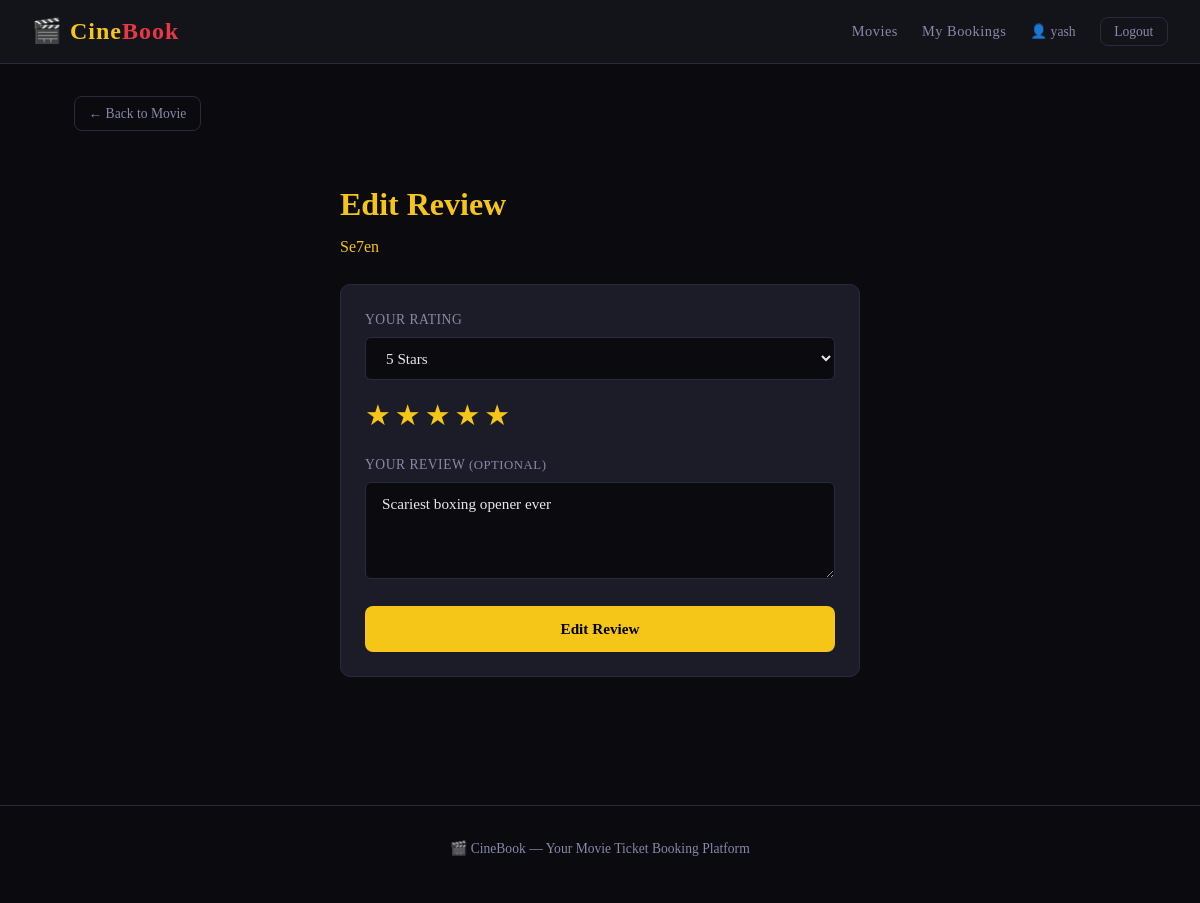
The app's page /review/1/edit/ (signed in) with its own data.
### tickets/models.py (models this page shows, shortened)
class Movie(models.Model):
    GENRE_CHOICES = [
        ('Action', 'Action'),
        ('Comedy', 'Comedy'),
        ('Drama', 'Drama'),
        ('Horror', 'Horror'),
        ('Romance', 'Romance'),
        ('Sci-Fi', 'Sci-Fi'),
        ('Thriller', 'Thriller'),
        ('Animation', 'Animation'),
        ('Documentary', 'Documentary'),
        ('Other', 'Other'),
    ]
    title        = models.CharField(max_length=200)
    description  = models.TextField()
    duration     = models.PositiveIntegerField(help_text="Duration in minutes")
    genre        = models.CharField(max_length=50, choices=GENRE_CHOICES)
    release_date = models.DateField()
    poster = models.ImageField(
        upload_to='posters/',   # subfolder inside MEDIA_ROOT
        blank=True,             # poster is optional
        null=True,
        help_text="Upload a movie poster image (JPG, PNG, etc.)"
    )

class Review(models.Model):
    RATING_CHOICES = [(i, f"{i} Star{'s' if i > 1 else ''}") for i in range(1, 6)]
    user    = models.ForeignKey(User, on_delete=models.CASCADE)
    movie   = models.ForeignKey(Movie, on_delete=models.CASCADE)
    rating  = models.IntegerField(
        choices=RATING_CHOICES,
        validators=[MinValueValidator(1), MaxValueValidator(5)]
    )
    comment = models.TextField(blank=True)
    created_at = models.DateTimeField(auto_now_add=True)
    updated_at = models.DateTimeField(auto_now=True)
    class Meta:
        unique_together = ('user', 'movie')

### tickets/views.py (the view)
# urls.py: path('review/<int:review_id>/edit/', views.edit_review, name='edit_review'),
@login_required
def edit_review(request, review_id):
    review = get_object_or_404(Review, id=review_id, user=request.user)
    if request.method == 'POST':
        form = ReviewForm(request.POST, instance=review)
        if form.is_valid():
            form.save()
            messages.success(request, "Your review has been updated!")
            return redirect('movie_detail', movie_id=review.movie.id)
    else:
        form = ReviewForm(instance=review)
    return render(request, 'tickets/review_form.html', {
        'form': form,
        'movie': review.movie,
        'action': 'Edit',
    })

### tickets/forms.py
class ReviewForm(forms.ModelForm):
    class Meta:
        model = Review
        fields = ['rating', 'comment']
        widgets = {
            'rating': forms.Select(attrs={'class': 'form-input'}),
            'comment': forms.Textarea(attrs={
                'class': 'form-input',
                'rows': 4,
                'placeholder': 'Share your thoughts about this movie...'
            })
        }
        labels = {
            'rating': 'Your Rating',
            'comment': 'Your Review'
        }

### tickets/templates/tickets/review_form.html (shortened to what this page needs)
{% extends 'base.html' %}
{% block content %}
<a href="{% url 'movie_detail' movie.id %}" class="btn btn-outline btn-sm mb-2">← Back to Movie</a>
<div style="max-width: 520px; margin: 2rem auto;">
  <h1 style="margin-bottom: 0.25rem;">{{ action }} Review</h1>
  <p style="color: var(--gold); margin-bottom: 1.5rem;">{{ movie.title }}</p>
  <div class="card">
    <form method="post">
      <div class="form-group">
        <label for="{{ form.rating.id_for_label }}">Your Rating</label>
        {{ form.rating }}
      </div>
      <div id="star-preview" style="font-size: 1.8rem; margin: -0.5rem 0 1rem; color: var(--border); letter-spacing: 4px;">
      </div>
      <div class="form-group">
        <label for="{{ form.comment.id_for_label }}">Your Review <span style="color: var(--muted); font-size: 0.8rem;">(optional)</span></label>
        {{ form.comment }}
      </div>
      <button type="submit" class="btn btn-gold" style="width: 100%; padding: 0.85rem;">
        {{ action }} Review
      </button>
    </form>
  </div>
</div>
{% endblock %}

### templates/base.html (shortened to what this page needs)
<!DOCTYPE html>
<html lang="en">
<head>
</head>
<body>
<nav>
  <a href="{% url 'home' %}" class="nav-brand">🎬 Cine<span>Book</span></a>
  <div class="nav-links">
    <a href="{% url 'home' %}">Movies</a>
    {% if user.is_authenticated %}
      <a href="{% url 'my_bookings' %}">My Bookings</a>
      <span style="color:var(--muted); font-size:0.85rem;">👤 {{ user.username }}</span>
      <form method="post" action="{% url 'logout' %}" style="display:inline;">
        <button type="submit" class="btn btn-outline btn-sm">Logout</button>
      </form>
    {% else %}
      <a href="{% url 'login' %}">Login</a>
      <a href="{% url 'signup' %}" class="btn-nav">Sign Up</a>
    {% endif %}
  </div>
</nav>
<div class="container">
  {% block content %}{% endblock %}
</div>
<footer>
  <p>🎬 CineBook — Your Movie Ticket Booking Platform</p>
</footer>
</body>
</html>

### templates/base.html (style rules this page uses)
*, *::before, *::after { box-sizing: border-box; margin: 0; padding: 0; }
:root { --bg: #0a0a0f; --surface: #13131a; --card: #1c1c28; --border: #2a2a3d; --gold: #f5c518; --gold-dim: #c9a114; --red: #e63946; --green: #2dc653; --text: #e8e8f0; --muted: #8888aa; --radius: 10px; --font: 'Georgia', serif; --mono: 'Courier New', monospace; }
body { background: var(--bg); color: var(--text); font-family: var(--font); min-height: 100vh; line-height: 1.6; }
nav { background: var(--surface); border-bottom: 1px solid var(--border); padding: 0 2rem; display: flex; align-items: center; justify-content: space-between; height: 64px; position: sticky; top: 0; z-index: 100; }
.nav-brand { font-size: 1.5rem; font-weight: bold; color: var(--gold); text-decoration: none; letter-spacing: 1px; }
.nav-brand span { color: var(--red); }
.nav-links { display: flex; align-items: center; gap: 1.5rem; }
.nav-links a { color: var(--muted); text-decoration: none; font-size: 0.9rem; letter-spacing: 0.5px; transition: color 0.2s; }
.container { max-width: 1100px; margin: 0 auto; padding: 2rem 1.5rem; }
h1 { font-size: 2rem; color: var(--gold); margin-bottom: 0.5rem; }
p { color: var(--muted); margin-bottom: 0.75rem; }
.card { background: var(--card); border: 1px solid var(--border); border-radius: var(--radius); padding: 1.5rem; }
.btn { display: inline-block; padding: 0.6rem 1.4rem; border-radius: 8px; border: none; cursor: pointer; font-family: var(--font); font-size: 0.95rem; text-decoration: none; transition: opacity 0.2s, transform 0.1s; }
.btn-gold { background: var(--gold); color: #000; font-weight: bold; }
.btn-outline { background: transparent; color: var(--muted); border: 1px solid var(--border); }
.btn-sm { padding: 0.35rem 0.85rem; font-size: 0.85rem; }
.form-group { margin-bottom: 1.25rem; }
.form-group label { display: block; font-size: 0.85rem; color: var(--muted); margin-bottom: 0.4rem; letter-spacing: 0.5px; text-transform: uppercase; }
.form-input, input[type="text"], input[type="email"], input[type="password"], input[type="number"], select, textarea { width: 100%; background: var(--bg); border: 1px solid var(--border); border-radius: 6px; color: var(--text); padding: 0.7rem 1rem; font-family: var(--font); font-size: 0.95rem; transition: border-color 0.2s; }
footer { text-align: center; padding: 2rem; color: var(--muted); font-size: 0.85rem; border-top: 1px solid var(--border); margin-top: 4rem; }
.mb-2 { margin-bottom: 1rem; }

### records on screen
Movie: title "Se7en"
Review: rating "5 Stars", comment "Scariest boxing opener ever"

### other values on screen
{{ user.username }} "yash"
{{ action }} "Edit"
